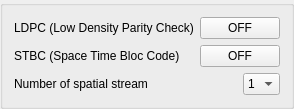
              <widget class="QGroupBox" name="groupbox_wifi_n">
               <layout class="QGridLayout" name="gridLayout_3">
                <item row="1" column="0">
                 <layout class="QHBoxLayout" name="STBC">
                  <item>
                   <widget class="QLabel" name="label_stbc">
                    <property name="text">
                     <string>STBC (Space Time Bloc Code)</string>
                    </property>
                   </widget>
                  </item>
                  <item>
                   <widget class="QPushButton" name="pushButton_stbc">
                    <property name="sizePolicy">
                     <sizepolicy hsizetype="Maximum" vsizetype="Maximum">
                      <horstretch>0</horstretch>
                      <verstretch>0</verstretch>
                     </sizepolicy>
                    </property>
                    <property name="text">
                     <string>OFF</string>
                    </property>
                    <property name="checkable">
                     <bool>true</bool>
                    </property>
                   </widget>
                  </item>
                 </layout>
                </item>
                <item row="0" column="0">
                 <layout class="QHBoxLayout" name="LDPC">
                  <item>
                   <widget class="QLabel" name="label_ldpc">
                    <property name="text">
                     <string>LDPC (Low Density Parity Check)</string>
                    </property>
                   </widget>
                  </item>
                  <item>
                   <widget class="QPushButton" name="pushButton_ldpc">
                    <property name="sizePolicy">
                     <sizepolicy hsizetype="Maximum" vsizetype="Maximum">
                      <horstretch>0</horstretch>
                      <verstretch>0</verstretch>
                     </sizepolicy>
                    </property>
                    <property name="text">
                     <string>OFF</string>
                    </property>
                    <property name="checkable">
                     <bool>true</bool>
                    </property>
                   </widget>
                  </item>
                 </layout>
                </item>
                <item row="2" column="0">
                 <layout class="QHBoxLayout" name="number_spacial_stream">
                  <item>
                   <widget class="QLabel" name="label_nb_ss">
                    <property name="text">
                     <string>Number of spatial stream</string>
                    </property>
                   </widget>
                  </item>
                  <item>
                   <widget class="QComboBox" name="comboBox_number_spatial_stream">
                    <property name="sizePolicy">
                     <sizepolicy hsizetype="Maximum" vsizetype="Maximum">
                      <horstretch>0</horstretch>
                      <verstretch>0</verstretch>
                     </sizepolicy>
                    </property>
                    <item>
                     <property name="text">
                      <string>1</string>
                     </property>
                    </item>
                    <item>
                     <property name="text">
                      <string>2</string>
                     </property>
                    </item>
                    <item>
                     <property name="text">
                      <string>3</string>
                     </property>
                    </item>
                    <item>
                     <property name="text">
                      <string>4</string>
                     </property>
                    </item>
                   </widget>
                  </item>
                 </layout>
                </item>
               </layout>
              </widget>
